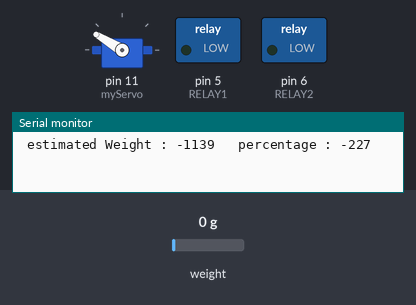
This sketch was run on a simulated Arduino Uno, built with avr-gcc and run on an emulated ATmega328P. Shown: servo, switched loads named in the sketch (green lamp = pin HIGH), the last lines printed to the serial monitor. The test bench sets the inputs (shaded band); at power-on: weight on the scale 0 g.

Above: at 0.3 s.
At 1.3 s:
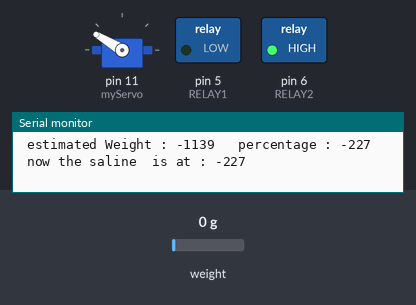
1.4 s: weight on the scale set to 339 g
4.2 s: weight on the scale set to 388 g
At 6.7 s:
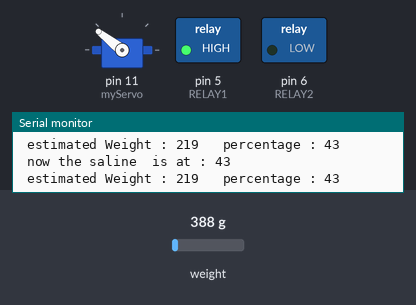
Timing chart, 0 to 8.2 s (numbered marks = the images above; inputs shaded):
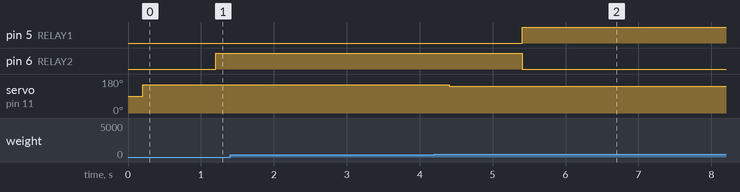

Measured:
- the behaviour switches between 369 and 370 g on weight on the scale (found by bisection; images 1 and 2)
- after the input at 4.2 s, pin 5 (RELAY1): LOW → HIGH after 1.2 s; pin 6 (RELAY2): HIGH → LOW after 1.2 s; servo on pin 11 (myServo): 149° → 142° after 0.20 s

The sketch:

sss.ino
```cpp
#include"HX711.h"
#include<Servo.h>
#include<SoftwareSerial.h>

#define RELAY1 5
#define RELAY2 6
SoftwareSerial mySerial(9,10);
HX711 cell(3,2);
Servo myServo;

long val=0;
float count=0;
int actualWeight=0;
int percentage=0;
int estimatedWeight=0;
char msg=0;

void setup()
{
  Serial.begin(9600);
  myServo.attach(11);
  mySerial.begin(9600);
  pinMode(RELAY1,OUTPUT);
  pinMode(RELAY2,OUTPUT);
  delay(100);
 }

 void loop()
 {
  count=count+1;
 //val=((count-1)/count)*val  + (1/count)*cell.read();
  val = cell.read();
  estimatedWeight=(val-136601)/119.848f;
  Serial.print(" estimated Weight : ");
  Serial.print(estimatedWeight);
  percentage= map( estimatedWeight,0,500,0,100);
  Serial.print("  ");
  Serial.print(" percentage : ");
  Serial.println(percentage);

  if(percentage>30)
  {
    myServo.write(142);
    delay(1000);
    Serial.print(" now the saline  is at : ");
    Serial.println(percentage);
    digitalWrite(RELAY1,HIGH);
    digitalWrite(RELAY2,LOW);
    delay(1000);
   }

   else if(17<percentage<=25)
   {
    myServo.write(149);
    delay(1000);
    Serial.print(" now the saline  is at : ");
    Serial.println(percentage);
    digitalWrite(RELAY1,LOW);
    digitalWrite(RELAY2,HIGH);
    delay(1000);
    if(percentage==20)
    {
      Serial.println(" your saline at about to end. its at 20%  ");
      sendMessage1();
    }
   }

   else if(10<percentage<=17)
   {
    myServo.write(158);
    delay(1000);
    Serial.print(" now the saline  is at : ");
    Serial.println(percentage);
    digitalWrite(RELAY1,LOW);
    digitalWrite(RELAY2,HIGH);
    delay(1000);
    if(percentage==15)
    {
      Serial.println(" your saline at about to end. its at 15%  ");
      warning();
    }
    }

    else if(5<percentage<=10)
   {
    myServo.write(168);
    delay(1000);
    Serial.print(" now the saline  is at : ");
    Serial.println(percentage);
    digitalWrite(RELAY1,LOW);
    digitalWrite(RELAY2,HIGH);
    delay(1000);
    if(percentage==8)
    {
      Serial.println(" your saline at about to end. its at 8%  ");
      FinalWarning();
    }
    }

    else if(percentage<=5)
   {
    myServo.write(170);
    delay(1000);
    Serial.print(" now the saline  is at : ");
    Serial.println(percentage);
    digitalWrite(RELAY1,LOW);
    digitalWrite(RELAY2,HIGH);
    delay(1000);
    if(percentage==4)
    {
      Serial.println(" your saline at about to end. its at less than 5%  ");
      Warningwarning();
    }
    }

 }

 void sendMessage1()
{
  mySerial.println("AT+CMGF=1");
  delay(1000);
  mySerial.println("AT+CMGS=\"+919292307899\"\r");
  delay(1000);
  mySerial.println("your saline at about to end. its at 20% , plz be in ward to change the saline  ");
  delay(1000);
  mySerial.println((char)26);
  delay(1000);
}

void warning()
{
  mySerial.println("AT+CMGF=1");
  delay(1000);
  mySerial.println("AT+CMGS=\"+917986057623\"\r");
  delay(1000);
  mySerial.println("your saline at about to end. its at 15% , plz be in ward to change the saline or ' if you want stop the saline replay yes '  ");
  delay(1000);
  mySerial.println((char)26);
  delay(1000);
  for(int i=0;i<=60;i++)
  {
   msg = mySerial.println("AT+CNMI=2,2,0,0,0"); // AT Command to recieve a live SMS
   if(msg=="yes")
   {
    myServo.write(170);
    exit(0);
   }
   delay(1000);
  }
}

void FinalWarning()
{
  mySerial.println("AT+CMGF=1");
  delay(1000);
  mySerial.println("AT+CMGS=\"+917986057623\"\r");
  delay(1000);
  mySerial.println("your saline at about to end. its at 8% , plz be in ward to change the saline or ' if you want stop the saline replay (yes) or it will be automatically stoped  '  ");
  delay(1000);
  mySerial.println((char)26);
  delay(1000);
  for(int i=0;i<=60;i++)
  {
   msg = mySerial.println("AT+CNMI=2,2,0,0,0"); // AT Command to recieve a live SMS
   if(msg=="yes")
   {
    myServo.write(170);
    exit(0);
   }
   if(i==10)
   {
    mySerial.println("ATD+917986057623;"); // ATDxxxxxxxxxx; -- watch out here for semicolon at the end!!
    delay(100);
   }
    delay(1000);
   }
}

void Warningwarning()
{
  mySerial.println("AT+CMGF=1");
  delay(1000);
  mySerial.println("AT+CMGS=\"+917986057623\"\r");
  delay(1000);
  mySerial.println("its critical saline is automatically shutdown   ");
  delay(1000);
  mySerial.println((char)26);
  delay(1000);
  myServo.write(170);
  delay(1000);
  exit(0);

}
```
